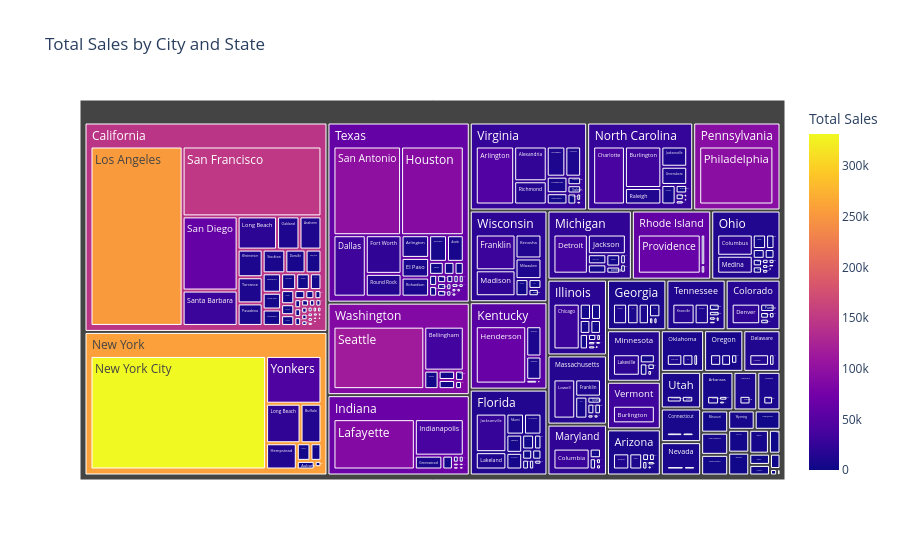

Notebook cell for this chart:
### Code cell
# DataFrame = 'df' and it contains the relevant columns ('City', 'State', 'Total Sales')
# Group by City and State to calculate total sales
city_state_sales = df.groupby(['City', 'State'])['Total Sales'].sum().reset_index()
# Sort by Total Sales in descending order
city_state_sales_sorted = city_state_sales.sort_values(by='Total Sales', ascending=False).round()

# Create a treemap
fig = px.treemap(city_state_sales_sorted, 
                 path=['State', 'City'],  # Hierarchy: State -> City
                 values='Total Sales',  # Values used for the size of the rectangles
                 color='Total Sales',  # Color based on Total Sales
                 hover_data=['Total Sales'],  # Display Total Sales on hover
                 title="Total Sales by City and State")
fig.show()

### Figure 1 — Plotly figure (JSON) as saved in the notebook; plotly's stock layout.template omitted (floating-point values rounded to 4 significant figures; data arrays with more than 128 entries replaced by an {"elided": "..."} marker saying what was removed)
{"data": [{"branchvalues": "total", "customdata": {"elided": "417x2 float values"}, "domain": {"x": [0, 1], "y": [0, 1]}, "hovertemplate": "labels=%{label}<br>Total Sales_sum=%{value}<br>parent=%{parent}<br>id=%{id}<br>Total Sales=%{color}<extra></extra>", "ids": {"elided": "417 str values"}, "labels": {"elided": "417 str values"}, "marker": {"coloraxis": "coloraxis", "colors": {"elided": "417 float values"}}, "name": "", "parents": {"elided": "417 str values"}, "type": "treemap", "values": {"elided": "417 int values"}}], "layout": {"autosize": true, "coloraxis": {"colorbar": {"title": {"text": "Total Sales"}}, "colorscale": [[0, "#0d0887"], [0.1111, "#46039f"], [0.2222, "#7201a8"], [0.3333, "#9c179e"], [0.4444, "#bd3786"], [0.5556, "#d8576b"], [0.6667, "#ed7953"], [0.7778, "#fb9f3a"], [0.8889, "#fdca26"], [1, "#f0f921"]]}, "legend": {"tracegroupgap": 0}, "title": {"text": "Total Sales by City and State"}}}
